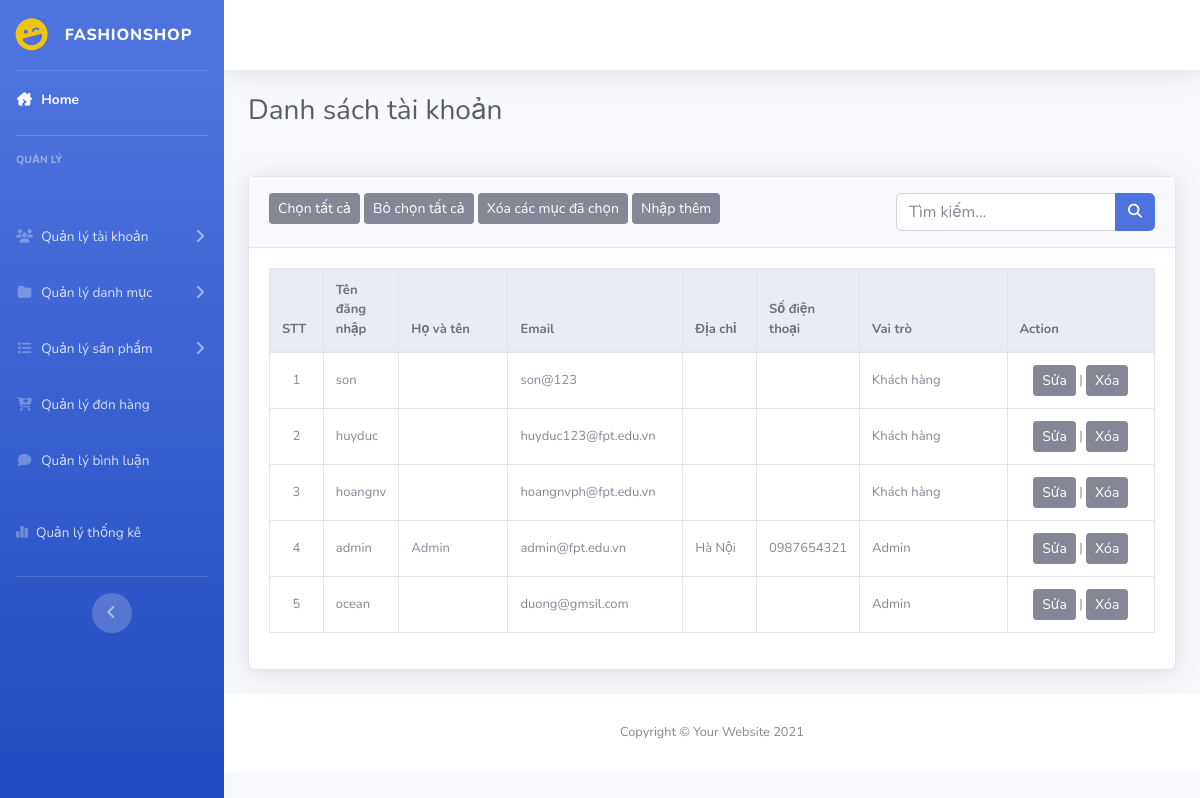
The app's page /admin/index.php?act=dsnguoidung with its own data.
### tables this page shows
CREATE TABLE `taikhoan` (
  `id` int(11) NOT NULL COMMENT 'Id khách hàng',
  `user` varchar(50) NOT NULL COMMENT 'Tên đăng nhập',
  `fullname` varchar(255) NOT NULL,
  `pass` varchar(50) NOT NULL COMMENT 'Mật khẩu',
  `email` varchar(255) NOT NULL COMMENT 'Email',
  `address` varchar(255) DEFAULT NULL COMMENT 'Địa chỉ',
  `tel` varchar(20) DEFAULT NULL COMMENT 'Số điện thoại',
  `role` int(11) NOT NULL DEFAULT 0 COMMENT 'Quyền hạn: \r\n1 Admin \r\n2 Khách hàng\r\n'
);

### model/pdo.php (called while the page is built, shortened)
<?php
function pdo_get_connection(){
    $servername = "localhost";
    $username = "root";
    $password = "Hadaiduong2209#";
    try {
        $conn = new PDO("mysql:host=$servername;dbname=duan1_09_4", $username, $password);
        $conn->setAttribute(PDO::ATTR_ERRMODE, PDO::ERRMODE_EXCEPTION);
        return $conn;
    } catch(PDOException $e) {
        echo "Connection failed: " . $e->getMessage();
    }
}
function pdo_query($sql){
    $sql_args=array_slice(func_get_args(),1);
    try{
        $conn=pdo_get_connection();
        $stmt=$conn->prepare($sql);
        $stmt->execute($sql_args);
        $rows=$stmt->fetchAll();
        return $rows;
    }
    catch(PDOException $e){
        throw $e;
    }
    finally{
        unset($conn);
    }
}
?>

### model/taikhoan.php (called while the page is built, shortened)
<?php
function danhsach_khachhang()
{
    $sql = "SELECT * FROM taikhoan ORDER BY CASE WHEN role = 'admin' THEN 0 ELSE 1 END, role ASC";
    $result = pdo_query($sql);
    return $result;
}

### admin/taikhoan/dsnguoidung.php (the view, shortened to what this page needs)
<div class="container-fluid">
    <h1 class="h3 mb-2 text-gray-800 mb-5">Danh sách tài khoản</h1>
    <div class="card shadow mb-4">
        <div class="card-header py-3">
            <button class="btn btn-secondary btn-sm">Chọn tất cả</button>
            <button class="btn btn-secondary btn-sm">Bỏ chọn tất cả</button>
            <button class="btn btn-secondary btn-sm">Xóa các mục đã chọn</button>
            <a href="#"><button class="btn btn-secondary btn-sm">Nhập thêm</button></a>
            <form action="" class="float-right">
                <div class="input-group">
                    <input type="text" class="form-control" name="kyw" placeholder="Tìm kiếm...">
                    <div class="input-group-append">
                        <button class="btn btn-primary" type="submit" name="search">
                            <i class="fas fa-search fa-sm"></i>
                        </button>
                    </div>
                </div>
            </form>
        </div>
        <div class="card-body">
            <div class="table-responsive">
                <table class="table table-bordered" width="100%" cellspacing="0">
                    <thead class="thead-light">
                        <tr>
                            <th>STT</th>
                            <th>Tên đăng nhập</th>
                            <th>Họ và tên</th>
                            <th>Email</th>
                            <th>Địa chỉ</th>
                            <th>Số điện thoại</th>
                            <th>Vai trò</th>
                            <th>Action</th>
                        </tr>
                    </thead>
                    <tbody>
                        <?php
                        foreach ($ds_nguoidung as $key => $value) :
                            extract($value);
                        ?>
                            <tr>
                                <td class="align-middle text-center td_id"><?= $key + 1; ?> </td>
                                <td class="col-1 align-middle"><?= $user ?></td>
                                <td class="fullname col-1 align-middle" style="width:100px"><?= $fullname ?></td>
                                <td class="col-1 align-middle"><?= $email ?></td>
                                <td class="col-1 align-middle"><?= $address ?></td>
                                <td class="col-1 align-middle"><?= $tel ?></td>
                                <td class="col-2 align-middle"><?php
                                    if($role == "1") {
                                        echo "Admin";
                                    }else {
                                        echo "Khách hàng";
                                    }
                                ?></td>
                                <td class="col-2 align-middle text-center"><a href="?act=editnguoidung&idkh=<?php echo $id ?>"><button class="btn btn-secondary btn-sm">Sửa</button></a> |
                                    <a  onclick="confirmDelete('<?php echo $id ?>')"><button class="btn btn-secondary btn-sm">Xóa</button></a>
                                </td>
                            </tr>
                        <?php endforeach; ?>
                    </tbody>
                </table>
            </div>
        </div>
    </div>
</div>

### assets/css/style_admin.css (style rules this page uses)
.card-body { flex: 1 1 auto; min-height: 1px; padding: 1.25rem; margin: 0px; }
.card-header:first-child { border-radius: calc(0.35rem - 1px) calc(0.35rem - 1px) 0 0; margin: 0px; }
.table-bordered tbody .td_id { width: 25px; }
table tbody td:nth-child(4) { width: 100px; }
.card-body { flex: 1 1 auto; min-height: 1px; padding: 1.25rem; font-size: 13px; }

### records on screen
taikhoan: user "son", email "son@123", role "Khách hàng"
taikhoan: user "huyduc", email "huyduc123@fpt.edu.vn", role "Khách hàng"
taikhoan: user "hoangnv", email "hoangnvph@fpt.edu.vn", role "Khách hàng"
taikhoan: user "admin", fullname "Admin", email "admin@fpt.edu.vn", address "Hà Nội", tel "0987654321", role "Admin"
taikhoan: user "ocean", email "duong@gmsil.com", role "Admin"
